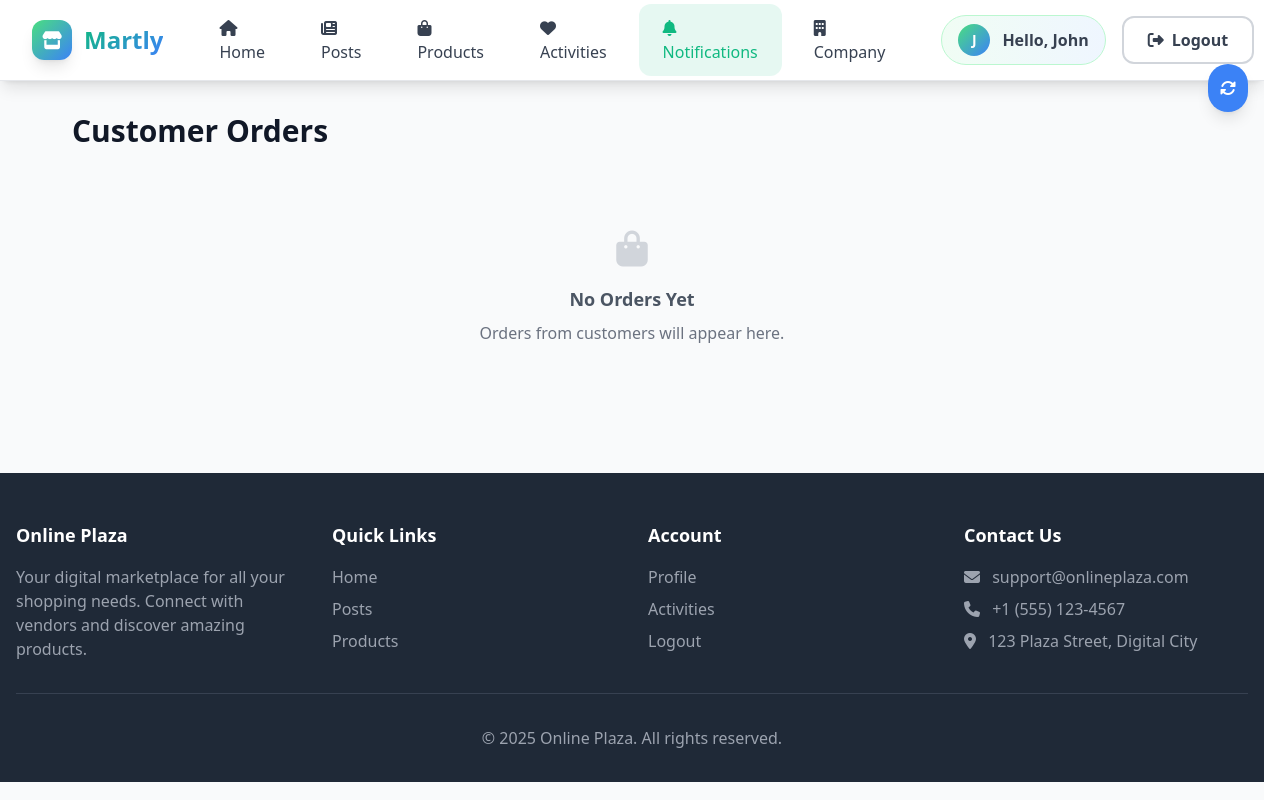
Page /company/orders.php (signed in) on the earlier database version.
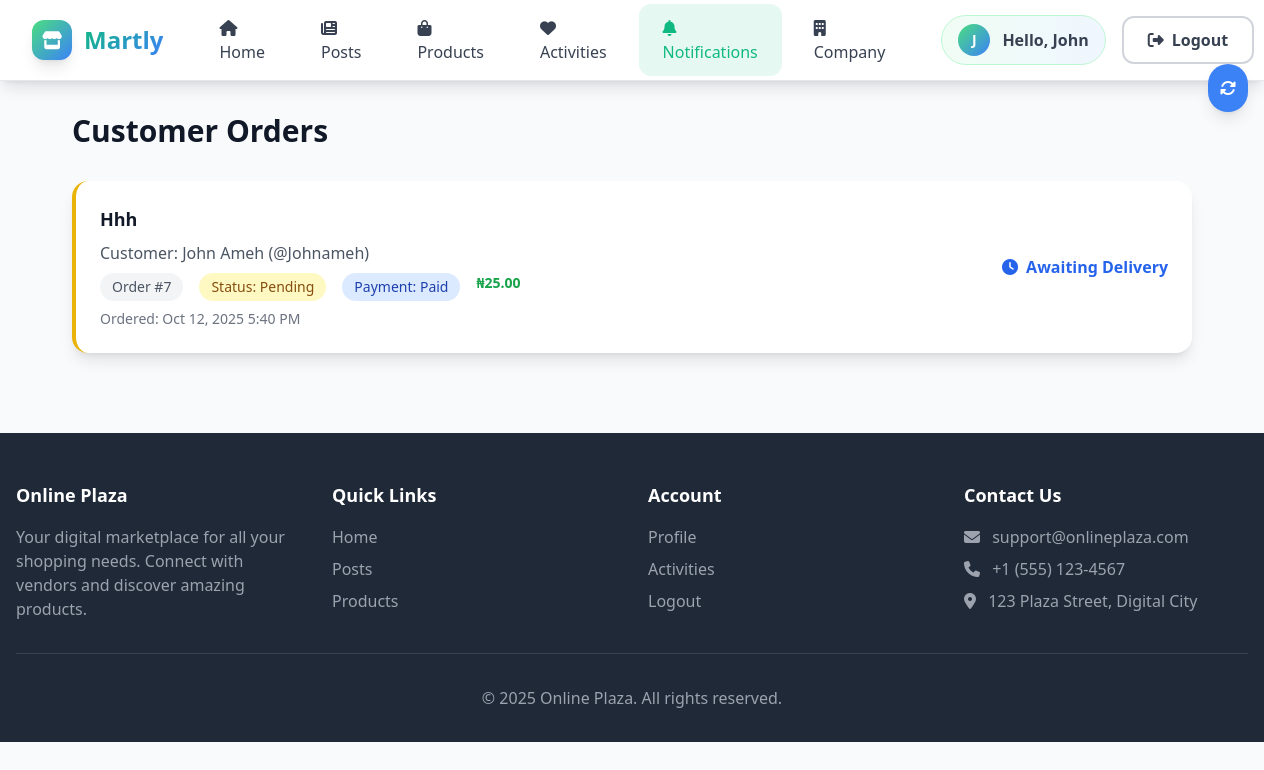
Same page on the later database version.
### tables this page shows
CREATE TABLE `orders` (
  `id` int(11) NOT NULL,
  `user_id` int(11) NOT NULL,
  `company_id` int(11) NOT NULL,
  `product_id` int(11) NOT NULL,
  `quantity` int(11) NOT NULL,
  `unit_price` decimal(10,2) DEFAULT NULL,
  `total_amount` decimal(10,2) NOT NULL,
  `status` enum('pending','paid','shipped','delivered','cancelled') DEFAULT 'pending',
  `payment_status` enum('pending','paid','released','refunded') DEFAULT 'pending',
  `created_at` timestamp NOT NULL DEFAULT current_timestamp(),
  `updated_at` timestamp NOT NULL DEFAULT current_timestamp() ON UPDATE current_timestamp()
);

CREATE TABLE `products` (
  `id` int(11) NOT NULL,
  `company_id` int(11) NOT NULL,
  `name` varchar(255) NOT NULL,
  `description` text DEFAULT NULL,
  `price` decimal(10,2) NOT NULL,
  `image_url` varchar(255) DEFAULT NULL,
  `media_filename` varchar(255) DEFAULT NULL,
  `media_type` enum('image','video') DEFAULT 'image',
  `stock_quantity` int(11) DEFAULT 0,
  `category` varchar(100) DEFAULT NULL,
  `brand` varchar(100) DEFAULT NULL,
  `weight` decimal(8,2) DEFAULT NULL,
  `dimensions` varchar(100) DEFAULT NULL,
  `color` varchar(50) DEFAULT NULL,
  `size` varchar(50) DEFAULT NULL,
  `material` varchar(100) DEFAULT NULL,
  `warranty` varchar(100) DEFAULT NULL,
  `shipping_time` varchar(50) DEFAULT NULL,
  `created_at` timestamp NOT NULL DEFAULT current_timestamp(),
  `updated_at` timestamp NOT NULL DEFAULT current_timestamp() ON UPDATE current_timestamp(),
  `platform_fee` decimal(10,2) DEFAULT 0.00,
  `net_amount` decimal(10,2) DEFAULT 0.00,
  `fee_percentage` decimal(5,2) DEFAULT 7.00
);

CREATE TABLE `users` (
  `id` int(11) NOT NULL,
  `username` varchar(50) NOT NULL,
  `email` varchar(100) NOT NULL,
  `password` varchar(255) NOT NULL,
  `first_name` varchar(50) DEFAULT NULL,
  `last_name` varchar(50) DEFAULT NULL,
  `profile_picture` varchar(255) DEFAULT NULL,
  `user_type` enum('customer','vendor') DEFAULT 'customer',
  `referral_code` varchar(20) DEFAULT NULL,
  `referred_by` int(11) DEFAULT NULL,
  `created_at` timestamp NOT NULL DEFAULT current_timestamp(),
  `updated_at` timestamp NOT NULL DEFAULT current_timestamp() ON UPDATE current_timestamp(),
  `referred_count` int(11) DEFAULT 0
);

### company/orders.php (the view, shortened to what this page needs)
<?php
require_once '../includes/config.php';
$currentUser = getCurrentUser();
$stmt = $pdo->prepare("SELECT id FROM companies WHERE user_id = ?");
$stmt->execute([$currentUser['id']]);
$company = $stmt->fetch();
$stmt = $pdo->prepare("
    SELECT o.*, p.name as product_name, u.username, u.first_name, u.last_name,
           (SELECT balance FROM wallet WHERE user_id = ?) as company_balance
    FROM orders o
    JOIN products p ON o.product_id = p.id
    JOIN users u ON o.user_id = u.id
    WHERE o.company_id = ?
    ORDER BY o.created_at DESC
");
$stmt->execute([$currentUser['id'], $company['id']]);
$orders = $stmt->fetchAll();
?>
<?php require_once '../includes/header.php'; ?>
<div class="max-w-6xl mx-auto px-4 py-8">
    <h1 class="text-3xl font-bold text-gray-900 mb-8">Customer Orders</h1>
    <?php if ($orders): ?>
        <div class="space-y-6">
            <?php foreach ($orders as $order): ?>
                <div class="bg-white rounded-2xl shadow-lg p-6 border-l-4 <?php
                    echo $order['payment_status'] === 'released' ? 'border-green-500' :
                         ($order['status'] === 'delivered' ? 'border-blue-500' : 'border-yellow-500');
                ?>">
                    <div class="flex flex-col md:flex-row md:items-center md:justify-between">
                        <div class="flex-1">
                            <h3 class="text-lg font-semibold text-gray-900 mb-2"><?php echo htmlspecialchars($order['product_name']); ?></h3>
                            <p class="text-gray-600 mb-2">Customer: <?php echo htmlspecialchars($order['first_name'] . ' ' . $order['last_name']); ?> (@<?php echo htmlspecialchars($order['username']); ?>)</p>
                            <div class="flex flex-wrap gap-4 text-sm text-gray-600 mb-2">
                                <span class="bg-gray-100 px-3 py-1 rounded-full">
                                    Order #<?php echo $order['id']; ?>
                                </span>
                                <span class="px-3 py-1 rounded-full <?php
                                    echo $order['status'] === 'delivered' ? 'bg-green-100 text-green-800' :
                                         ($order['status'] === 'paid' ? 'bg-blue-100 text-blue-800' : 'bg-yellow-100 text-yellow-800');
                                ?>">
                                    Status: <?php echo ucfirst($order['status']); ?>
                                </span>
                                <span class="px-3 py-1 rounded-full <?php
                                    echo $order['payment_status'] === 'released' ? 'bg-green-100 text-green-800' :
                                         ($order['payment_status'] === 'paid' ? 'bg-blue-100 text-blue-800' : 'bg-gray-100 text-gray-800');
                                ?>">
                                    Payment: <?php echo ucfirst($order['payment_status']); ?>
                                </span>
                                <span class="text-green-600 font-bold">
                                    ₦<?php echo number_format($order['total_amount'], 2); ?>
                                </span>
                            </div>
                            <p class="text-gray-500 text-sm">
                                Ordered: <?php echo date('M j, Y g:i A', strtotime($order['created_at'])); ?>
                            </p>
                        </div>
                        <div class="mt-4 md:mt-0 md:ml-6 text-right">
                            <?php if ($order['payment_status'] === 'released'): ?>
                                <span class="text-green-600 font-semibold">
                                    <i class="fas fa-check-circle mr-2"></i>Payment Released
                                </span>
                            <?php else: ?>
                                <span class="text-blue-600 font-semibold">
                                    <i class="fas fa-clock mr-2"></i>Awaiting Delivery
                                </span>
                            <?php endif; ?>
                        </div>
                    </div>
                </div>
            <?php endforeach; ?>
        </div>
    <?php else: ?>
        <div class="text-center py-12">
            <i class="fas fa-shopping-bag text-4xl text-gray-300 mb-4"></i>
            <h3 class="text-lg font-semibold text-gray-600 mb-2">No Orders Yet</h3>
            <p class="text-gray-500">Orders from customers will appear here.</p>
        </div>
    <?php endif; ?>
</div>
<?php require_once '../includes/footer.php'; ?>

Differences in the rows shown:
added orders: product.name "Hhh", user.last_name "John Ameh", user.username "Johnameh", id "7", status "Pending", payment_status "Paid", total_amount "25.00", created_at "Oct 12, 2025 5:40 PM", shows "Awaiting Delivery"
Other differences:
text no longer shown: "No Orders Yet Orders from customers will appear here."
